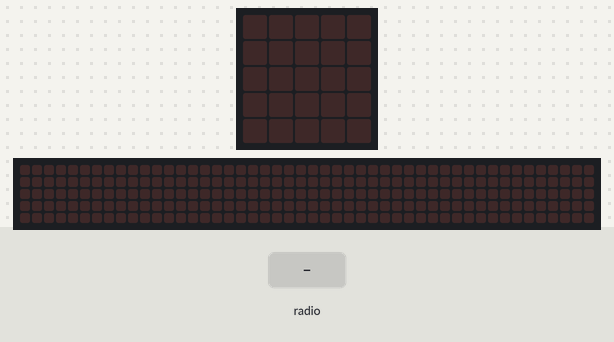
Bench run of a program on a simulated BBC micro:bit running MicroPython. Shown: the board's 5×5 LED display, a strip that is not on the board, showing the scrolling text unrolled. The test bench sets the inputs (shaded band). The 48×5 strip is a reading aid, not a part: it shows the text the display is scrolling, unrolled, one strip-width of it at a time.

Above: at 1.2 s.
1.3 s: radio message "1" arrives
At 1.37 s:
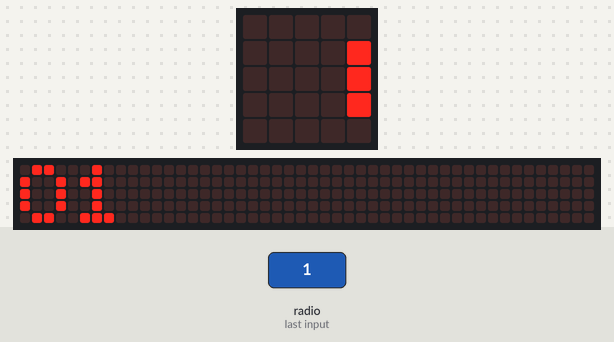
At 1.82 s:
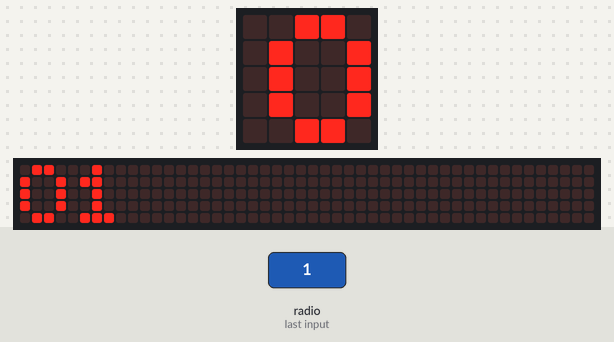
Timing chart, 0 to 4.3 s (numbered marks = the images above; inputs shaded):
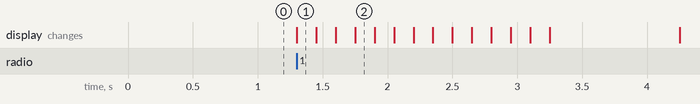

The program:

cypher-rx-brute-force.py
```python
# This program waits for a radio message to be received then
# does a brute-force attack assuming message is a Ceasar cypher
# and scrolls each assumed key and attempt on microbit display.

import radio
from microbit import display, sleep

radio.on()
alphabet = "abcdefghijklmnopqrstuvwxyz"

while True:
    # Read any incoming messages.
    incoming = radio.receive()
    if incoming:
        for key in range(26):
            guess = ""
            for letter in incoming:
                if letter in alphabet:
                    position = alphabet.find(letter)
                    newPosition = (position - key) % 26
                    guess = guess + alphabet[newPosition]
                else:
                    guess = guess + letter
            display.scroll(str(key)+guess)
            sleep(1000)

        
```

Measured:
- after the input at 1.3 s, the display: changes at once (image 1)
